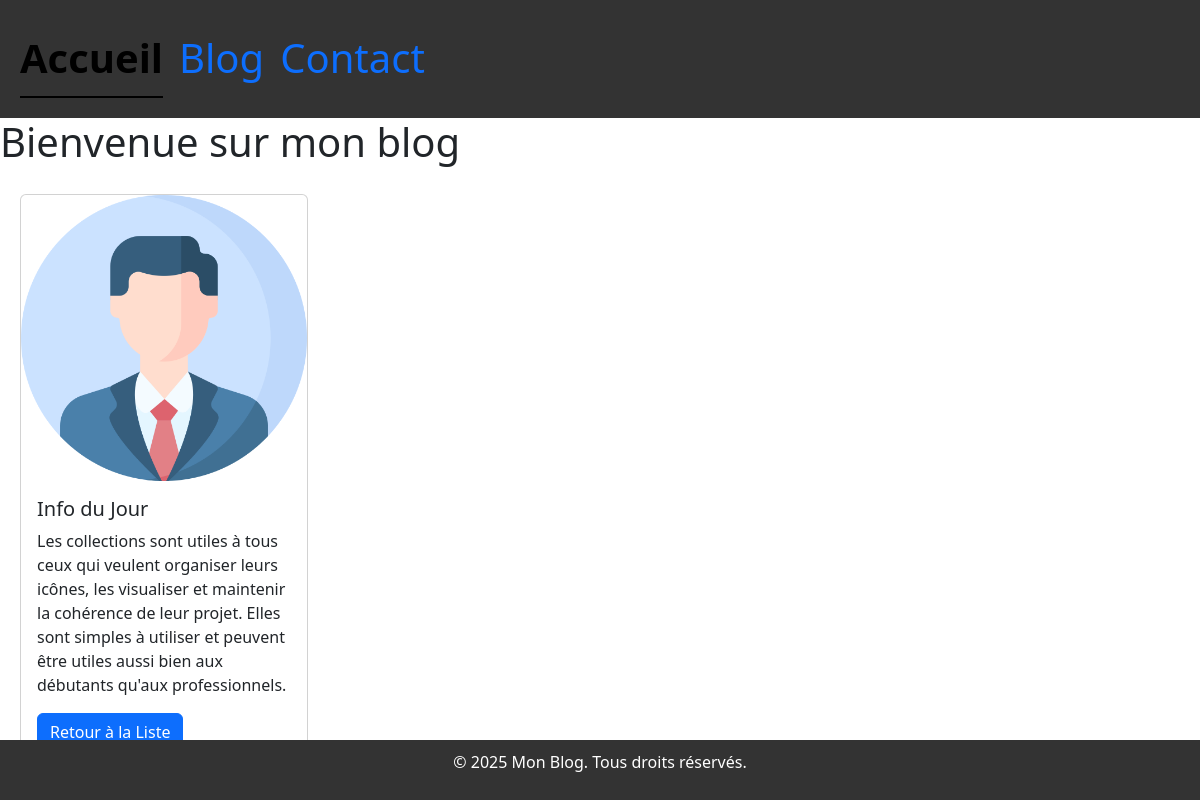
The app's page /article/4/ with its own data.
### blog/models.py (models this page shows, shortened)
class Article(models.Model):
    titre = models.CharField(max_length=200)
    contenu = models.TextField()
    date_publication = models.DateTimeField(auto_now_add=True)
    auteur = models.CharField(max_length=100)
    image = models.ImageField(upload_to="articles_images/", blank=True, null=True)

### blog/views.py (the view)
# urls.py: path("article/<int:pk>/", ArticleDetailView.as_view(), name="article_detail"),
class ArticleDetailView(DetailView):
    model = Article
    template_name = "blog/article_detail.html"
    context_object_name = "article"

### blog/templates/blog/article_detail.html
{% extends "blog/base.html" %}
{% block content %}
<div class="card" style="width: 18rem;">
  {% if article.image %}
    <img src="{{ article.image.url }}" alt="Image de l'article">
  {% endif %}
  <div class="card-body">
    <h5 class="card-title">{{ article.titre }}</h5>
    <p class="card-text">{{ article.contenu }}</p>
    <a href="{% url 'article_list' %}" class="btn btn-primary">Retour à la Liste</a>
  </div>
</div>
{% endblock %}

### blog/static/css/style.css (style rules this page uses)
* { padding : 0px ; margin : 0px; }
body { background-image: url('/static/images/blog.jpg'); background-size: cover; background-repeat: no-repeat; background-position: center; }

### records on screen
Article: image (picture), titre "Info du Jour", contenu "Les collections sont utiles à tous ceux qui veulent organiser leurs icônes, les visualiser et maintenir la cohérence de leur projet. Elles sont simples à utiliser et peuvent être utiles aussi bien aux débutants qu'aux professionnels."
